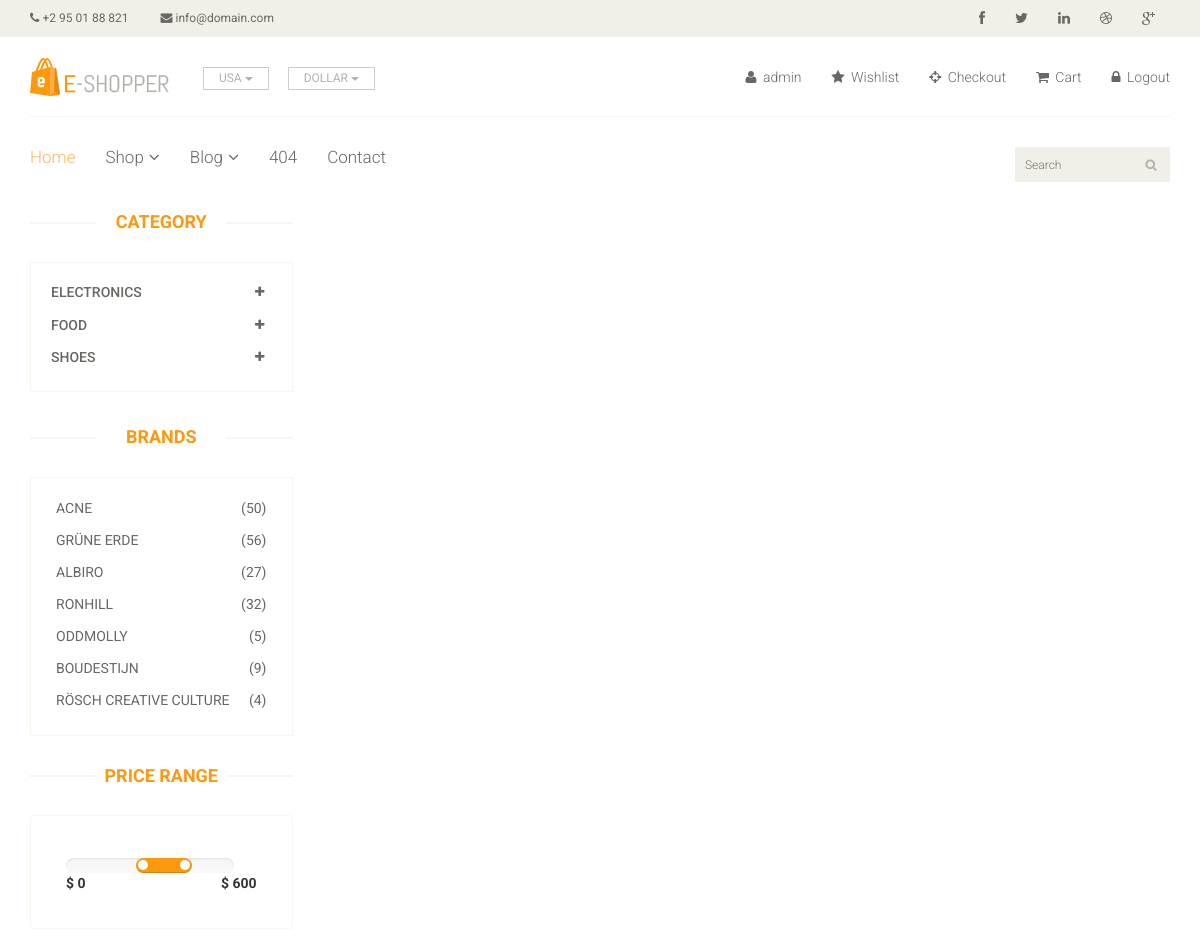
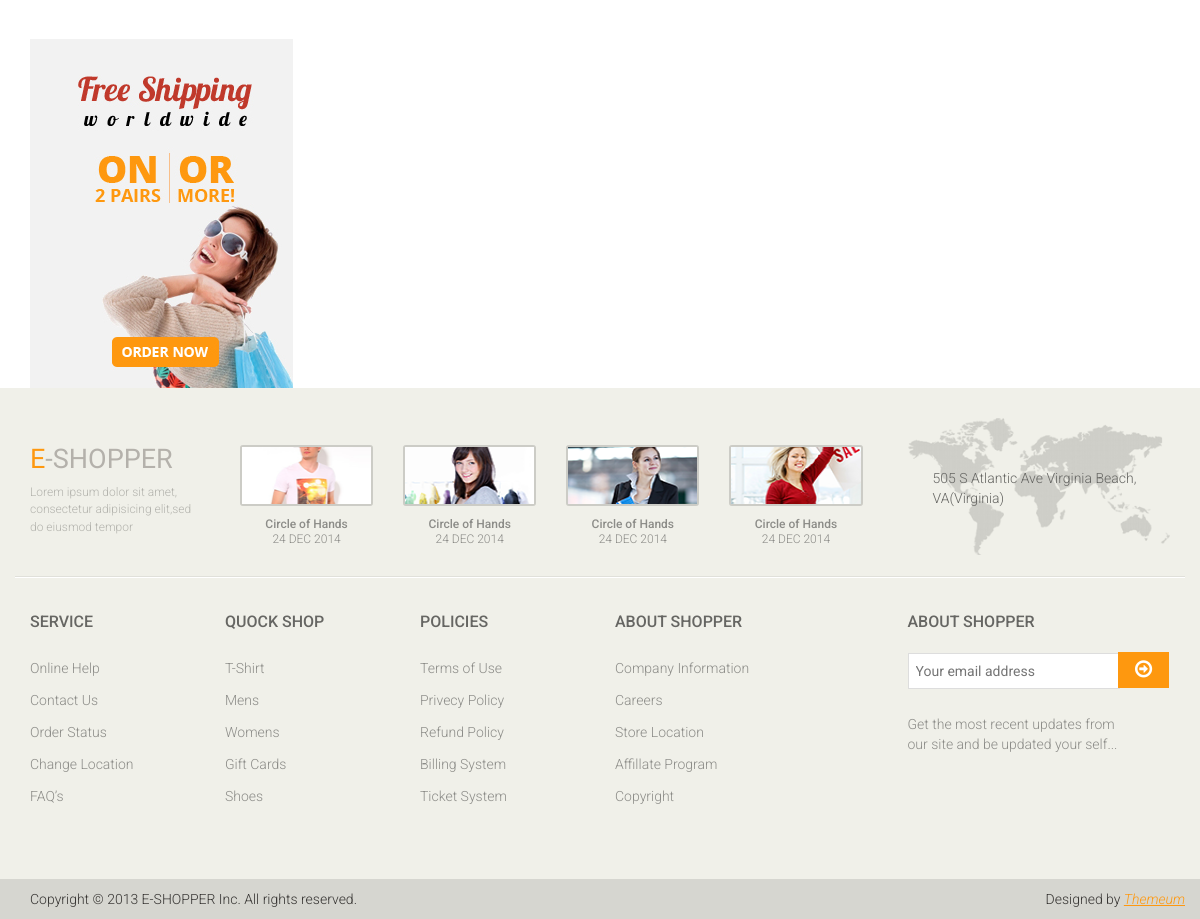
Screenshot of /product/shop.html (signed in) with the database file from the repository (2 pictures, top to bottom).
### home/models.py (models this page shows, shortened)
class Category(models.Model):
	title = models.CharField(max_length = 400)
	slug = models.CharField(max_length = 500, unique = True) #Slug bhaneko ID jastai primary key
	description = models.TextField()

### home/views.py (the view)
# urls.py: path('product/<slug>', ProductDetailView.as_view(), name = 'product'),
class ProductDetailView(BaseView):
	def get(self,request,slug):
		self.views['detail_product'] = Product.objects.filter(slug = slug)
		return render (request,'product-details.html',self.views)

### home/models.py (called while the page is built)
	def get_url(self):
		return reverse("home:subcategory",kwargs = {'slug':self.slug})

### templates/product-details.html (shortened to what this page needs)
{% extends 'base.html' %}
{% load static %}
{% block content %}
	<section>
		<div class="container">
			<div class="row">
				<div class="col-sm-3">
					<div class="left-sidebar">
						<h2>Category</h2>
						<div class="panel-group category-products" id="accordian">
							{% for cat in categories %}
							<div class="panel panel-default">
								<div class="panel-heading">
									<h4 class="panel-title">
										<a data-toggle="collapse" data-parent="#accordian" href="#{{cat.title}}">
											<span class="badge pull-right"><i class="fa fa-plus"></i></span>
											{{cat.title}}
										</a>
									</h4>
								</div>
							</div>
							{% endfor %}
						</div>
						<div class="brands_products">
							<h2>Brands</h2>
							<div class="brands-name">
								<ul class="nav nav-pills nav-stacked">
									<li><a href=""> <span class="pull-right">(50)</span>Acne</a></li>
									<li><a href=""> <span class="pull-right">(56)</span>Grüne Erde</a></li>
									<li><a href=""> <span class="pull-right">(27)</span>Albiro</a></li>
									<li><a href=""> <span class="pull-right">(32)</span>Ronhill</a></li>
									<li><a href=""> <span class="pull-right">(5)</span>Oddmolly</a></li>
									<li><a href=""> <span class="pull-right">(9)</span>Boudestijn</a></li>
									<li><a href=""> <span class="pull-right">(4)</span>Rösch creative culture</a></li>
								</ul>
							</div>
						</div>
						<div class="price-range">
							<h2>Price Range</h2>
							<div class="well">
								 <input type="text" class="span2" value="" data-slider-min="0" data-slider-max="600" data-slider-step="5" data-slider-value="[250,450]" id="sl2" ><br />
								 <b>$ 0</b> <b class="pull-right">$ 600</b>
							</div>
						</div>
						<div class="shipping text-center">
							<img src="images/home/shipping.jpg" alt="" />
						</div>
					</div>
				</div>
			</div>
		</div>
	</section>
{% endblock %}

### templates/base.html (shortened to what this page needs)
<!DOCTYPE html>
{% load static %}
<html lang="en">
<head>
    <link href="{% static 'css/bootstrap.min.css' %}" rel="stylesheet">
    <link href="{% static 'css/font-awesome.min.css' %}" rel="stylesheet">
    <link href="{% static 'css/prettyPhoto.css' %}" rel="stylesheet">
    <link href="{% static 'css/price-range.css' %}" rel="stylesheet">
    <link href="{% static 'css/animate.css' %}" rel="stylesheet">
	<link href="{% static 'css/main.css' %}" rel="stylesheet">
	<link href="{% static 'css/responsive.css' %}" rel="stylesheet">
</head>
<body>
	<header id="header">
		<div class="header_top">
			<div class="container">
				<div class="row">
					<div class="col-sm-6">
						<div class="contactinfo">
							<ul class="nav nav-pills">
								<li><a href="#"><i class="fa fa-phone"></i> +2 95 01 88 821</a></li>
								<li><a href="#"><i class="fa fa-envelope"></i> info@domain.com</a></li>
							</ul>
						</div>
					</div>
					<div class="col-sm-6">
						<div class="social-icons pull-right">
							<ul class="nav navbar-nav">
								<li><a href="#"><i class="fa fa-facebook"></i></a></li>
								<li><a href="#"><i class="fa fa-twitter"></i></a></li>
								<li><a href="#"><i class="fa fa-linkedin"></i></a></li>
								<li><a href="#"><i class="fa fa-dribbble"></i></a></li>
								<li><a href="#"><i class="fa fa-google-plus"></i></a></li>
							</ul>
						</div>
					</div>
				</div>
			</div>
		</div>
		<div class="header-middle">
			<div class="container">
				<div class="row">
					<div class="col-sm-4">
						<div class="logo pull-left">
							<a href="/"><img src="images/home/logo.png" alt="" /></a>
						</div>
						<div class="btn-group pull-right">
							<div class="btn-group">
								<button type="button" class="btn btn-default dropdown-toggle usa" data-toggle="dropdown">
									USA
									<span class="caret"></span>
								</button>
							</div>
							<div class="btn-group">
								<button type="button" class="btn btn-default dropdown-toggle usa" data-toggle="dropdown">
									DOLLAR
									<span class="caret"></span>
								</button>
							</div>
						</div>
					</div>
					<div class="col-sm-8">
						<div class="shop-menu pull-right">
							<ul class="nav navbar-nav">
								{% if user.is_authenticated  %}
								<li><a href="#"><i class="fa fa-user"></i> {{user.username}}</a></li>
								<li><a href="#"><i class="fa fa-star"></i> Wishlist</a></li>
								<li><a href="checkout.html"><i class="fa fa-crosshairs"></i> Checkout</a></li>
								<li><a href="cart.html"><i class="fa fa-shopping-cart"></i> Cart</a></li>
								<li><a href="/accounts/logout"><i class="fa fa-lock"></i> Logout</a></li>
								{% else %}
								<li><a href="/accounts/login"><i class="fa fa-lock"></i> Login</a></li>
								<li><a href="/signup"><i class="fa fa-lock"></i> Signup</a></li>
								{% endif %}
							</ul>
						</div>
					</div>
				</div>
			</div>
		</div>
		<div class="header-bottom">
			<div class="container">
				<div class="row">
					<div class="col-sm-9">
						<div class="mainmenu pull-left">
							<ul class="nav navbar-nav collapse navbar-collapse">
								<li><a href="/" class="active">Home</a></li>
								<li class="dropdown"><a href="#">Shop<i class="fa fa-angle-down"></i></a>
                                </li>
								<li class="dropdown"><a href="#">Blog<i class="fa fa-angle-down"></i></a>
                                </li>
								<li><a href="404.html">404</a></li>
								<li><a href="contact-us.html">Contact</a></li>
							</ul>
						</div>
					</div>
					<div class="col-sm-3">
						<form action="{% url 'home:search' %}" method = "GET">
						<div class="search_box pull-right">
							<input type="text" name="query" placeholder="Search"/>
						</div>
						</form>
					</div>
				</div>
			</div>
		</div>
	</header>
	{% block content %}
	{% endblock%}
		<footer id="footer">
		<div class="footer-top">
			<div class="container">
				<div class="row">
					<div class="col-sm-2">
						<div class="companyinfo">
							<h2><span>e</span>-shopper</h2>
							<p>Lorem ipsum dolor sit amet, consectetur adipisicing elit,sed do eiusmod tempor</p>
						</div>
					</div>
					<div class="col-sm-7">
						<div class="col-sm-3">
							<div class="video-gallery text-center">
								<a href="#">
									<div class="iframe-img">
										<img src="images/home/iframe1.png" alt="" />
									</div>
								</a>
								<p>Circle of Hands</p>
								<h2>24 DEC 2014</h2>
							</div>
						</div>
						<div class="col-sm-3">
							<div class="video-gallery text-center">
								<a href="#">
									<div class="iframe-img">
										<img src="images/home/iframe2.png" alt="" />
									</div>
								</a>
								<p>Circle of Hands</p>
								<h2>24 DEC 2014</h2>
							</div>
						</div>
						<div class="col-sm-3">
							<div class="video-gallery text-center">
								<a href="#">
									<div class="iframe-img">
										<img src="images/home/iframe3.png" alt="" />
									</div>
								</a>
								<p>Circle of Hands</p>
								<h2>24 DEC 2014</h2>
							</div>
						</div>
						<div class="col-sm-3">
							<div class="video-gallery text-center">
								<a href="#">
									<div class="iframe-img">
										<img src="images/home/iframe4.png" alt="" />
									</div>
								</a>
								<p>Circle of Hands</p>
								<h2>24 DEC 2014</h2>
							</div>
						</div>
					</div>
					<div class="col-sm-3">
						<div class="address">
							<img src="images/home/map.png" alt="" />
							<p>505 S Atlantic Ave Virginia Beach, VA(Virginia)</p>
						</div>
					</div>
				</div>
			</div>
		</div>
		<div class="footer-widget">
			<div class="container">
				<div class="row">
					<div class="col-sm-2">
						<div class="single-widget">
							<h2>Service</h2>
							<ul class="nav nav-pills nav-stacked">
								<li><a href="#">Online Help</a></li>
								<li><a href="#">Contact Us</a></li>
								<li><a href="#">Order Status</a></li>
								<li><a href="#">Change Location</a></li>
								<li><a href="#">FAQ’s</a></li>
							</ul>
						</div>
					</div>
					<div class="col-sm-2">
						<div class="single-widget">
							<h2>Quock Shop</h2>
							<ul class="nav nav-pills nav-stacked">
								<li><a href="#">T-Shirt</a></li>
								<li><a href="#">Mens</a></li>
								<li><a href="#">Womens</a></li>
								<li><a href="#">Gift Cards</a></li>
								<li><a href="#">Shoes</a></li>
							</ul>
						</div>
					</div>
					<div class="col-sm-2">
						<div class="single-widget">
							<h2>Policies</h2>
							<ul class="nav nav-pills nav-stacked">
								<li><a href="#">Terms of Use</a></li>
								<li><a href="#">Privecy Policy</a></li>
								<li><a href="#">Refund Policy</a></li>
								<li><a href="#">Billing System</a></li>
								<li><a href="#">Ticket System</a></li>
							</ul>
						</div>
					</div>
					<div class="col-sm-2">
						<div class="single-widget">
							<h2>About Shopper</h2>
							<ul class="nav nav-pills nav-stacked">
								<li><a href="#">Company Information</a></li>
								<li><a href="#">Careers</a></li>
								<li><a href="#">Store Location</a></li>
								<li><a href="#">Affillate Program</a></li>
								<li><a href="#">Copyright</a></li>
							</ul>
						</div>
					</div>
					<div class="col-sm-3 col-sm-offset-1">
						<div class="single-widget">
							<h2>About Shopper</h2>
							<form action="#" class="searchform">
								<input type="text" placeholder="Your email address" />
								<button type="submit" class="btn btn-default"><i class="fa fa-arrow-circle-o-right"></i></button>
								<p>Get the most recent updates from <br />our site and be updated your self...</p>
							</form>
						</div>
					</div>
				</div>
			</div>
		</div>
		<div class="footer-bottom">
			<div class="container">
				<div class="row">
					<p class="pull-left">Copyright © 2013 E-SHOPPER Inc. All rights reserved.</p>
					<p class="pull-right">Designed by <span><a target="_blank" href="http://www.themeum.com">Themeum</a></span></p>
				</div>
			</div>
		</div>
	</footer>
</body>
</html>

### rows the page displays
Category: title "ELECTRONICS"
Category: title "FOOD"
Category: title "SHOES"

### other values shown
{{ user.username }} "admin"
